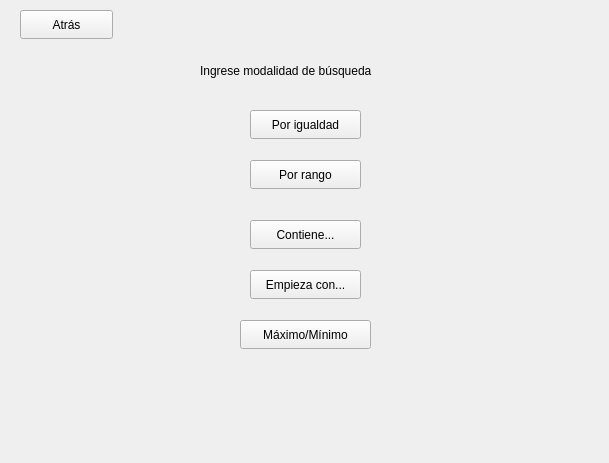
<?xml version="1.0" encoding="UTF-8"?>
<ui version="4.0">
 <class>menuBusqueda</class>
 <widget class="QWidget" name="menuBusqueda">
  <property name="geometry">
   <rect>
    <x>0</x>
    <y>0</y>
    <width>609</width>
    <height>463</height>
   </rect>
  </property>
  <property name="windowTitle">
   <string>Form</string>
  </property>
  <widget class="QLabel" name="label">
   <property name="geometry">
    <rect>
     <x>200</x>
     <y>50</y>
     <width>221</width>
     <height>41</height>
    </rect>
   </property>
   <property name="text">
    <string>Ingrese modalidad de búsqueda</string>
   </property>
  </widget>
  <widget class="QPushButton" name="btn_atras">
   <property name="geometry">
    <rect>
     <x>20</x>
     <y>10</y>
     <width>93</width>
     <height>29</height>
    </rect>
   </property>
   <property name="text">
    <string>Atrás</string>
   </property>
  </widget>
  <widget class="QPushButton" name="btn_igualdad">
   <property name="geometry">
    <rect>
     <x>250</x>
     <y>110</y>
     <width>111</width>
     <height>29</height>
    </rect>
   </property>
   <property name="text">
    <string>Por igualdad</string>
   </property>
  </widget>
  <widget class="QPushButton" name="btn_rango">
   <property name="geometry">
    <rect>
     <x>250</x>
     <y>160</y>
     <width>111</width>
     <height>29</height>
    </rect>
   </property>
   <property name="text">
    <string>Por rango</string>
   </property>
  </widget>
  <widget class="QPushButton" name="btn_contiene">
   <property name="geometry">
    <rect>
     <x>250</x>
     <y>220</y>
     <width>111</width>
     <height>29</height>
    </rect>
   </property>
   <property name="text">
    <string>Contiene...</string>
   </property>
  </widget>
  <widget class="QPushButton" name="btn_empiezaCon">
   <property name="geometry">
    <rect>
     <x>250</x>
     <y>270</y>
     <width>111</width>
     <height>29</height>
    </rect>
   </property>
   <property name="text">
    <string>Empieza con...</string>
   </property>
  </widget>
  <widget class="QPushButton" name="btn_max_min">
   <property name="geometry">
    <rect>
     <x>240</x>
     <y>320</y>
     <width>131</width>
     <height>29</height>
    </rect>
   </property>
   <property name="text">
    <string>Máximo/Mínimo</string>
   </property>
  </widget>
 </widget>
 <resources/>
 <connections/>
</ui>
